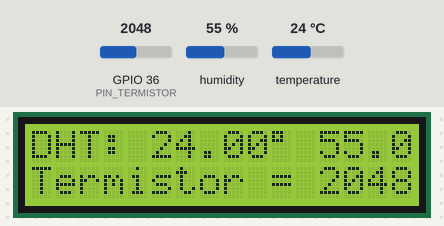
Bench run of a program on a simulated ESP32. On the bench: 16×2 character LCD. The inputs (shaded band) are chosen by the test bench; at power-on: humidity 55 %, GPIO 36 (PIN_TERMISTOR) = 2048, temperature 24 °C. WiFi joins after 1.5 s; servers stay silent unless stated; what the program prints to the serial monitor is not drawn.

Above: at 5.7 s.
5.8 s: humidity set to 22 %
At 7.9 s:
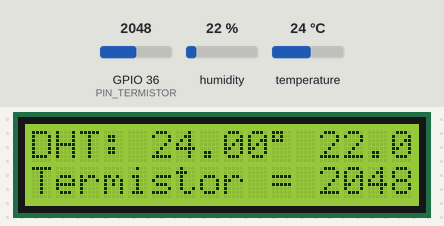
8.2 s: GPIO 36 (PIN_TERMISTOR) set to 2866
At 9.2 s:
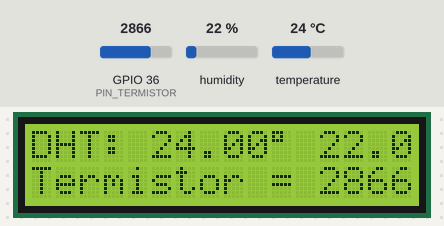
9.8 s: temperature set to 12 °C
At 11.9 s:
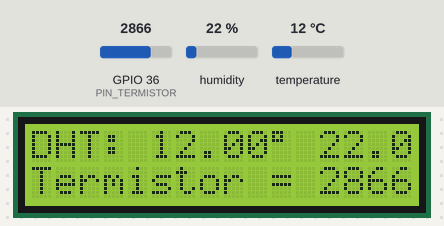
14.1 s: GPIO 36 (PIN_TERMISTOR) set to 3603
At 15.3 s:
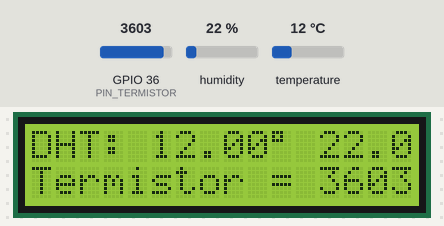
15.8 s: humidity set to 40 %
At 18.4 s:
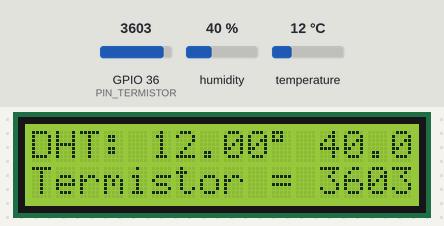
Timing chart, 0 to 19.9 s (numbered marks = the images above; inputs shaded):
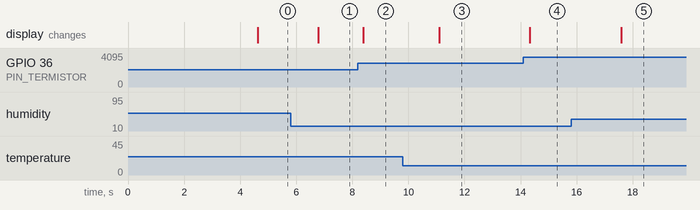

The program:

main.cpp
```cpp
#include "DHT.h"
#include <WiFi.h>
#include <Arduino.h>
#include <ArduinoJson.h>
#include <WebSocketsServer.h>
#include <LiquidCrystal_I2C.h>

#define PIN_TERMISTOR 36
float getResistencia(int pin, float voltageUc, float adcResolutionUc, float resistenciaEmSerie);
float readTemperaturaNTC(float resistenciaTermistor, float resistenciaResistorSerie, float voltageUc, float beta);
float calcularCoeficienteBetaTermistor();

/*----- Definição do pino e tipo do sensor DHT -----*/
#define DHT_PIN 15
#define DHT_TYPE DHT11

DHT dht(DHT_PIN, DHT_TYPE);

/*----- Definindo endereço do LCD -----*/
LiquidCrystal_I2C lcd(0x27,16,2);

/*----- ssid/nome, password/senha da rede WiFi -----*/
const char* ssid = "giba-esp32";
const char* password = "esp32teste";

WebSocketsServer webSocket = WebSocketsServer(80); //Porta para hospedagem do servidor ws

/*----- Função do comportamento em retorno do servidor -----*/
void onWebSocketEvent(uint8_t num, WStype_t type, uint8_t* payload, size_t length)
{
  switch(type)
  {
    case WStype_DISCONNECTED:
      Serial.printf("[%u] Disconnected!\n", num);
      break;

    case WStype_CONNECTED:{
      IPAddress ip = webSocket.remoteIP(num);
      Serial.printf("[%u] Connection from ", num);
      Serial.println(ip.toString());
    }
      break;

    case WStype_TEXT:
      Serial.printf("[%u] Text: %s\n", num, payload);
      webSocket.sendTXT(num, payload);
      break;

    case WStype_BIN:
    case WStype_ERROR:
    case WStype_FRAGMENT:
    case WStype_FRAGMENT_TEXT_START:
    case WStype_FRAGMENT_BIN_START:
    case WStype_FRAGMENT_FIN:
    default:
      break;
  }
}

void setup() {
  Serial.begin(115200);
  delay(1000);
  Serial.println("-----------------------------------");

  /*----- Estabelecendo conexão WiFi com os dados providos -----*/
  Serial.println("Connecting");
  delay(1000);
  WiFi.begin(ssid, password);
  while(WiFi.status() != WL_CONNECTED)
  {
    delay(500);
    Serial.print(".");
  }

  delay(1000);
  Serial.println("Connected!");
  Serial.print("IP address: ");
  Serial.println(WiFi.localIP());

  /*----- Depois da conexão WiFi e o comportamento do servidor determinado o servidor websocket é iniciado -----*/
  webSocket.begin();
  webSocket.onEvent(onWebSocketEvent);
  Serial.println("-----WebSocket Server started!-----");


  pinMode(PIN_TERMISTOR, INPUT);
  dht.begin(); //Inicializando o sensor DHT11

  lcd.init(); //Inicializando a tela LCD
  lcd.backlight();
}

void loop() {
  webSocket.loop();

  JsonDocument sensors_Document;
  String sensors_Json;

  /*----- coletando dados dos sensores -----*/
  float humidity = dht.readHumidity();
  float temperature_Celsius = dht.readTemperature();
  int termistorValue = analogRead(PIN_TERMISTOR);

  /*----- Convertendo tensão do termisto em temperatura -----*/
  float beta = calcularCoeficienteBetaTermistor();
  float voltageUC = 3.3;
  float adc_Resolution = 4095;
  float known_resistence = 10000.14;
  float resistencia_Termistor = getResistencia(PIN_TERMISTOR, voltageUC, adc_Resolution, known_resistence);
  float temperatura_Termistor = readTemperaturaNTC(resistencia_Termistor, known_resistence, voltageUC, beta);

  //Serial.printf("Tensão do termistor %d\ttemperatura convertida: %f\n", termistorValue, temperatura_Termistor);
  /*----- Imprimindo valores obtidos no LCD -----*/
  lcd.clear();
  lcd.setCursor(0,0);
  lcd.printf("DHT: %.2f%c %.1f", temperature_Celsius, char(223), humidity);
  lcd.setCursor(0,1);
  lcd.printf("Termistor = %d", termistorValue);

  /*----- Verificando leitura do sensor DHT11 e serializando os dados no json -----*/
  if(isnan(humidity) || isnan(temperature_Celsius))
  {
    sensors_Document["humidity"] = 0;
    sensors_Document["temperature"] = 0;
  } else {
    sensors_Document["humidity"] = humidity;
    sensors_Document["temperature"] = temperature_Celsius;
  }
  sensors_Document["termistor"] = termistorValue;
  sensors_Document["termistor_temperature"] = temperatura_Termistor;
  sensors_Document["resistence"] = resistencia_Termistor;

  serializeJson(sensors_Document, sensors_Json);

  webSocket.broadcastTXT(sensors_Json); //Transmitidon json com os dados via websocket
  Serial.printf("%.2f;%.2f\n", temperature_Celsius, humidity);
  delay(500);

}

float getResistencia(int pin, float voltageUc, float adcResolutionUc, float resistenciaEmSerie)
{
  float resistenciaDesconhecida = 0;

  resistenciaDesconhecida = resistenciaEmSerie * (voltageUc/((analogRead(pin) * voltageUc)/adcResolutionUc)-1);
  return resistenciaDesconhecida;
}

float readTemperaturaNTC(float resistenciaTermistor, float resistenciaResistorSerie, float voltageUc, float beta)
{
  const double to = 298.15; //Temperatura em Kelvin 25C
  const double ro = 10000.0; //Resistencia do termistor a 25C

  double vout=0; //tensao lida da porta analogica
  double rt=0; //resistencia lida da porta analogica
  double t=0; //temperatura me kelvin
  double tc=0; //temperatura em celsius

  vout = resistenciaResistorSerie/(resistenciaResistorSerie+resistenciaTermistor)*voltageUc; //Calculo ta tensao lida d aporta do termistor
  rt = resistenciaResistorSerie*vout/(voltageUc-vout);
  t=1/(1/to+log(rt/ro)/beta);
  tc=t-273.15;

  return tc;
}

float calcularCoeficienteBetaTermistor() {
  float beta;
  const float T1 = 273.15;  // valor de temperatura 0º C convertido em Kelvin.
  const float T2 = 373.15;  // valor de temperatura 100º C convertido em Kelvin.
  const float RT1 = 27.219; // valor da resistência (em ohm) na temperatura T1.
  const float RT2 = 0.974;  // valor da resistência (em ohm) na temperatura T2.
  beta = (log(RT1 / RT2)) / ((1 / T1) - (1 / T2));  // cálculo de beta.
  return beta;
}
```

Measured:
- after the input at 5.8 s, the display: changes after 0.98 s (image 1)
- after the input at 8.2 s, the display: changes after 0.19 s (image 2)
- after the input at 9.8 s, the display: changes after 1.3 s (image 3)
- after the input at 14.1 s, the display: changes after 0.23 s (image 4)
- after the input at 15.8 s, the display: changes after 1.8 s (image 5)
